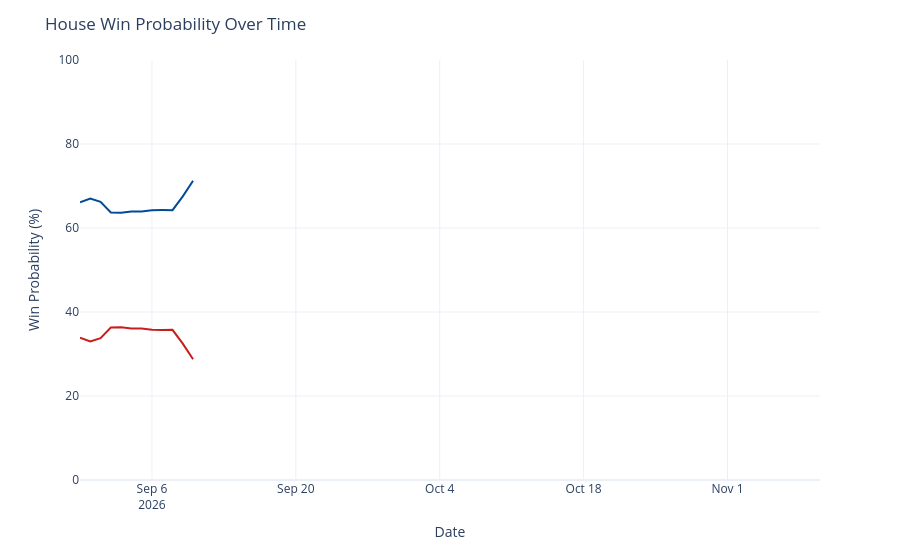

The notebook cell this image was saved under:
### Code cell
chance_over_time = output_ts[(output_ts['geo'] == 'US House') &
                             (output_ts['type'] == 'chance')]
chance_over_time['rep_chance'] = chance_over_time['y'].map(lambda x: 100 - x)
chance_over_time = chance_over_time.rename({'y': 'Democrats', 'rep_chance': 'Republicans'}, axis=1)
chance_time_ser = px.line(chance_over_time, x='date', y=['Democrats', 'Republicans'], template='plotly_white',
                         color_discrete_map={'Democrats': '#004b97', 'Republicans': '#c71e1d'},)
chance_time_ser.update_traces(hovertemplate="%{y:.1f}%")
chance_time_ser.update_layout(
    xaxis=dict(range=[pd.to_datetime('2026-08-30'), pd.to_datetime('2026-11-10')]),
    yaxis=dict(range=[0, 100]),
    xaxis_title='Date',
    yaxis_title='Win Probability (%)',
    title=dict(text="House Win Probability Over Time"),
    hovermode="x",
    showlegend=False
)
chance_time_ser

### Figure 1 — Plotly figure (JSON) as saved in the notebook; plotly's stock layout.template omitted (floating-point values rounded to 4 significant figures)
{"data": [{"hovertemplate": "%{y:.1f}%", "legendgroup": "Democrats", "line": {"color": "#004b97", "dash": "solid"}, "marker": {"symbol": "circle"}, "mode": "lines", "name": "Democrats", "orientation": "v", "showlegend": true, "type": "scatter", "x": ["2026-08-30", "2026-08-31", "2026-09-01", "2026-09-02", "2026-09-03", "2026-09-04", "2026-09-05", "2026-09-06", "2026-09-07", "2026-09-08", "2026-09-09", "2026-09-10"], "xaxis": "x", "y": [66.12, 67.02, 66.25, 63.69, 63.65, 63.91, 63.91, 64.23, 64.27, 64.25, 67.54, 71.27], "yaxis": "y"}, {"hovertemplate": "%{y:.1f}%", "legendgroup": "Republicans", "line": {"color": "#c71e1d", "dash": "solid"}, "marker": {"symbol": "circle"}, "mode": "lines", "name": "Republicans", "orientation": "v", "showlegend": true, "type": "scatter", "x": ["2026-08-30", "2026-08-31", "2026-09-01", "2026-09-02", "2026-09-03", "2026-09-04", "2026-09-05", "2026-09-06", "2026-09-07", "2026-09-08", "2026-09-09", "2026-09-10"], "xaxis": "x", "y": [33.88, 32.98, 33.75, 36.31, 36.35, 36.09, 36.09, 35.77, 35.73, 35.75, 32.46, 28.73], "yaxis": "y"}], "layout": {"hovermode": "x", "legend": {"title": {"text": "variable"}, "tracegroupgap": 0}, "margin": {"t": 60}, "showlegend": false, "title": {"text": "House Win Probability Over Time"}, "xaxis": {"anchor": "y", "domain": [0, 1], "range": ["2026-08-30T00:00:00", "2026-11-10T00:00:00"], "title": {"text": "Date"}}, "yaxis": {"anchor": "x", "domain": [0, 1], "range": [0, 100], "title": {"text": "Win Probability (%)"}}}}
